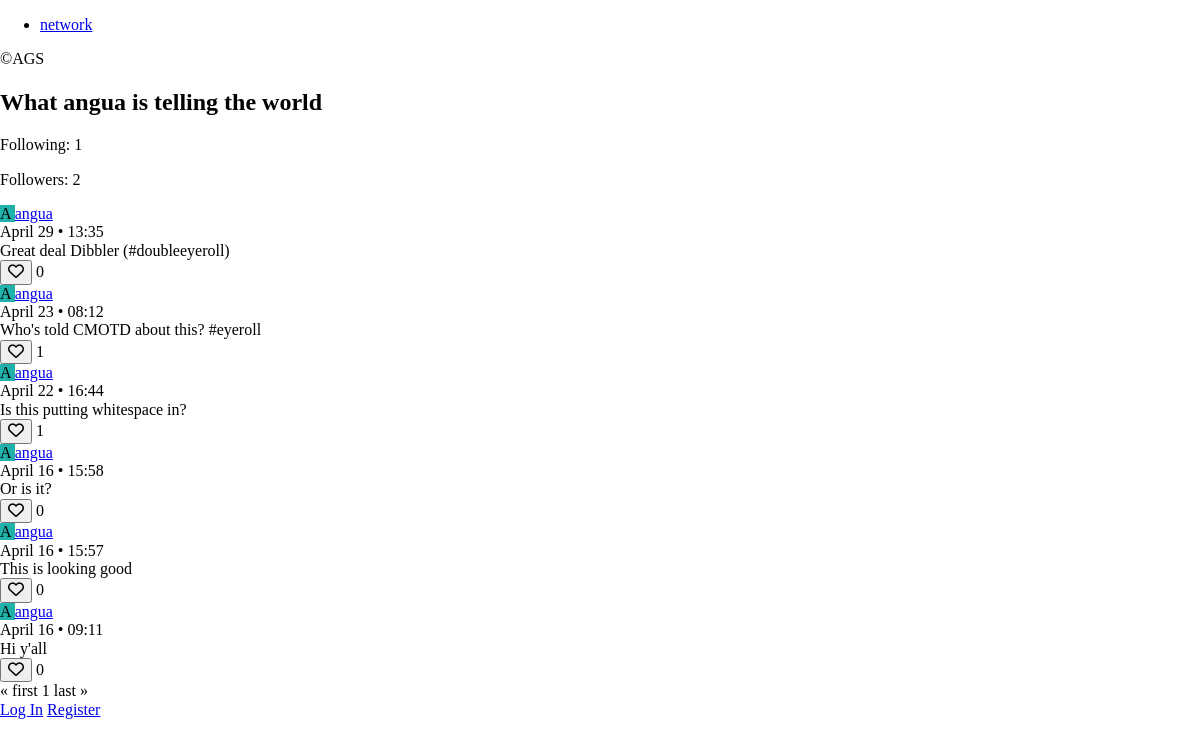
The app's page /profile/angua with its own data.
### network/models.py (models this page shows, shortened)
class User(AbstractUser):
    color = models.CharField(max_length=7, default='#000000')
    following = models.ManyToManyField(
        'self', symmetrical=False, blank=True, related_name='follower')

class Post(models.Model):
    writer = models.ForeignKey(
        User, on_delete=models.CASCADE, related_name='posts')
    post = models.CharField(max_length=140)
    timestamp = models.DateTimeField(auto_now_add=True)
    liked_by = models.ManyToManyField(
        User, blank=True, related_name='posts_liked')

### network/views.py (the view, shortened to what this page needs)
# urls.py: path('profile/<str:writer_username>', views.profile, name='profile'),
def profile(request, writer_username):
    try:
        writer = User.objects.get(username=writer_username)
    except User.DoesNotExist:
        return JsonResponse({'error': 'Writer not found.'}, status=404)
    if request.method == 'GET':
        if writer.follower.filter(pk=request.user.pk).exists():
            follow_btn = 'unfollow'
        else:
            follow_btn = 'follow'
        posts = writer.posts.order_by('-timestamp').all()
        paginator = Paginator(posts, 10)
        page_number = request.GET.get('page')
        page_obj = paginator.get_page(page_number)
        return render(request, 'network/index.html', {
            'user': request.user,
            'writer': writer,
            'page_obj': page_obj,
            'follow_btn': follow_btn,
            'post_list_type': 'profile'
        })
    else:
        return JsonResponse({'error': 'GET or PATCH request required.'}, status=400)

### network/templates/network/index.html (shortened to what this page needs)
{% extends "network/layout.html" %} {% block body %}
{% if post_list_type == "profile" %}
<section id="profile-view">
    <h2>What
        {% if writer == user %}
        you are
        {% else %}
        {{ writer }} is
        {% endif %}
        telling the world
    </h2>
    <div class="follow">
        <div class="follow-info">
            <p>Following: <span id="following">{{ writer.following.count }}</span></p>
            <p>Followers: <span id="followers">{{ writer.follower.count }}</span></p>
        </div>
    </div>
</section>
{% endif %}
<section id="postlist">
    {% for post in page_obj %}
    <article class="post">
        <div class="post-writer">
            <span class="avatar" style="background-color: {{ post.writer.color }}">
                {{ post.writer.username.0|upper }}
            </span>
            <a href="{% url 'profile' post.writer.username %}">
                {{ post.writer.username }}
            </a>
        </div>
        <div class="post-time">
            {% if current_year > post.timestamp|date:"Y" %}
            {{ post.timestamp|date:"F j, Y" }} &#8226; {{ post.timestamp|date:"H:i" }}
            {% else %}
            {{ post.timestamp|date:"F j" }} &#8226; {{ post.timestamp|date:"H:i" }}
            {% endif %}
        </div>
        <div class="post-message" id="post-message-{{ post.id }}">{{ post.post }}</div>
        <div class="post-likes">
            <button class="btn-like" data-value="{{ post.id }}">
                {% if user in post.liked_by.all %}
                <i id="heart-{{ post.id }}" class="fas fa-heart"></i>
                {% else %}
                <i id="heart-{{ post.id }}" class="far fa-heart"></i>
                {% endif %}
            </button>
            <span id="likes-count-{{ post.id }}">
                {{ post.liked_by.count }}
            </span>
        </div>
    </article>
    {% endfor %}
</section>
<nav class="pages">
    {% if page_obj.has_previous %}
    <a href="?page=1" class="page page-general">&laquo; first</a>
    <a href="?page={{ page_obj.previous_page_number }}" class="page page-general">{{ page_obj.previous_page_number}}</a>
    {% else %}
    <span aria-hidden="true" class="page page-inactive">&laquo; first</span>
    {% endif %}
    <span class="page page-current">{{ page_obj.number }}</span>
    {% if page_obj.has_next %}
    <a href="?page={{ page_obj.next_page_number }}" class="page page-general">{{ page_obj.next_page_number }}</a>
    <a href="?page={{ page_obj.paginator.num_pages }}" class="page page-general">last &raquo;</a>
    {% else %}
    <span aria-hidden="true" class="page page-inactive">last &raquo;</span>
    {% endif %}
</nav>
{% endblock %}

### records on screen
User: username "angua", following.count "1", follower.count "2"
Post: writer.username.0 "A", writer.username "angua", timestamp "April 29", timestamp "13:35", post "Great deal Dibbler (#doubleeyeroll)", liked_by.count "0"
Post: writer.username.0 "A", writer.username "angua", timestamp "April 23", timestamp "08:12", post "Who's told CMOTD about this? #eyeroll", liked_by.count "1"
Post: writer.username.0 "A", writer.username "angua", timestamp "April 22", timestamp "16:44", post "Is this putting whitespace in?", liked_by.count "1"
Post: writer.username.0 "A", writer.username "angua", timestamp "April 16", timestamp "15:58", post "Or is it?", liked_by.count "0"
Post: writer.username.0 "A", writer.username "angua", timestamp "April 16", timestamp "15:57", post "This is looking good", liked_by.count "0"
Post: writer.username.0 "A", writer.username "angua", timestamp "April 16", timestamp "09:11", post "Hi y'all", liked_by.count "0"

### other values on screen
{{ page_obj.number }} "1"
